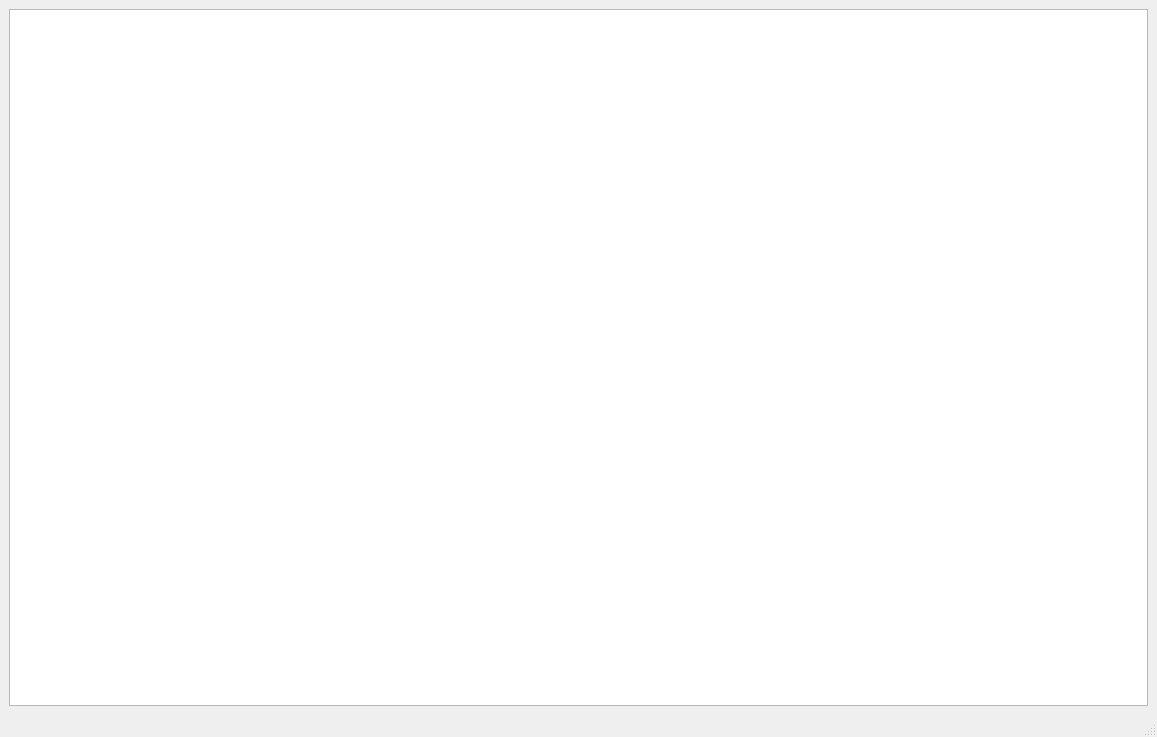
<?xml version="1.0" encoding="UTF-8"?>
<ui version="4.0">
 <class>MainWindow</class>
 <widget class="QMainWindow" name="MainWindow">
  <property name="geometry">
   <rect>
    <x>0</x>
    <y>0</y>
    <width>1157</width>
    <height>737</height>
   </rect>
  </property>
  <property name="windowTitle">
   <string>MainWindow</string>
  </property>
  <widget class="QWidget" name="centralwidget">
   <layout class="QVBoxLayout" name="verticalLayout">
    <item>
     <widget class="QGraphicsView" name="graphicsView"/>
    </item>
   </layout>
  </widget>
  <widget class="QMenuBar" name="menubar">
   <property name="geometry">
    <rect>
     <x>0</x>
     <y>0</y>
     <width>1157</width>
     <height>25</height>
    </rect>
   </property>
  </widget>
  <widget class="QStatusBar" name="statusbar"/>
 </widget>
 <resources/>
 <connections/>
</ui>
